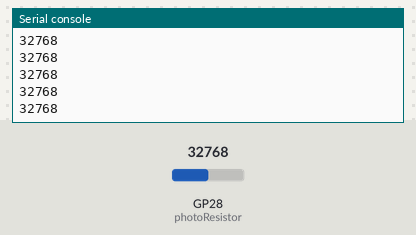
Simulated run of this program. Board: Raspberry Pi Pico running MicroPython. Parts: the last lines printed to the serial console. The inputs (shaded band) are chosen by the test bench; at power-on: GP28 (photoResistor) = 32768 (analog values on the 0–65535 scale).

Above: at 1.2 s.
1.3 s: GP28 (photoResistor) set to 45874
At 2.1 s:
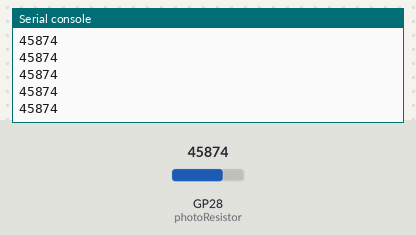
2.8 s: GP28 (photoResistor) set to 57670
At 3.4 s:
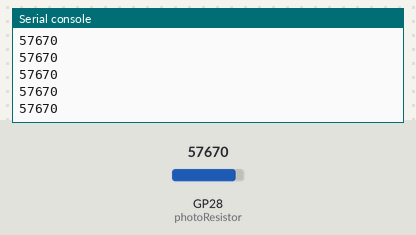
Timing chart, 0 to 5.8 s (numbered marks = the images above; inputs shaded):
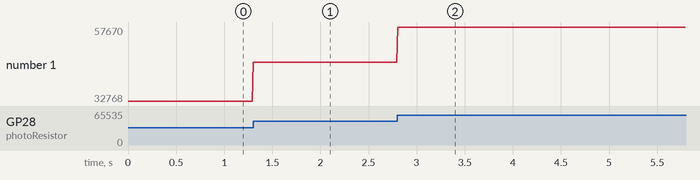

The program:

photoResistor.py
```python
from machine import ADC,Pin
import utime

photoResistor=ADC(28)

while True:
    brightness_level=photoResistor.read_u16()
    if brightness_level>8000:
        print(brightness_level)

    utime.sleep(.01)
```

Measured:
- after the input at 1.3 s, the serial console: prints a new line at once (image 1)
- after the input at 2.8 s, the serial console: prints a new line at once (image 2)
- plotted number 1: 32768 → 45874 after the input at 1.3 s, 45874 → 57670 after the input at 2.8 s
